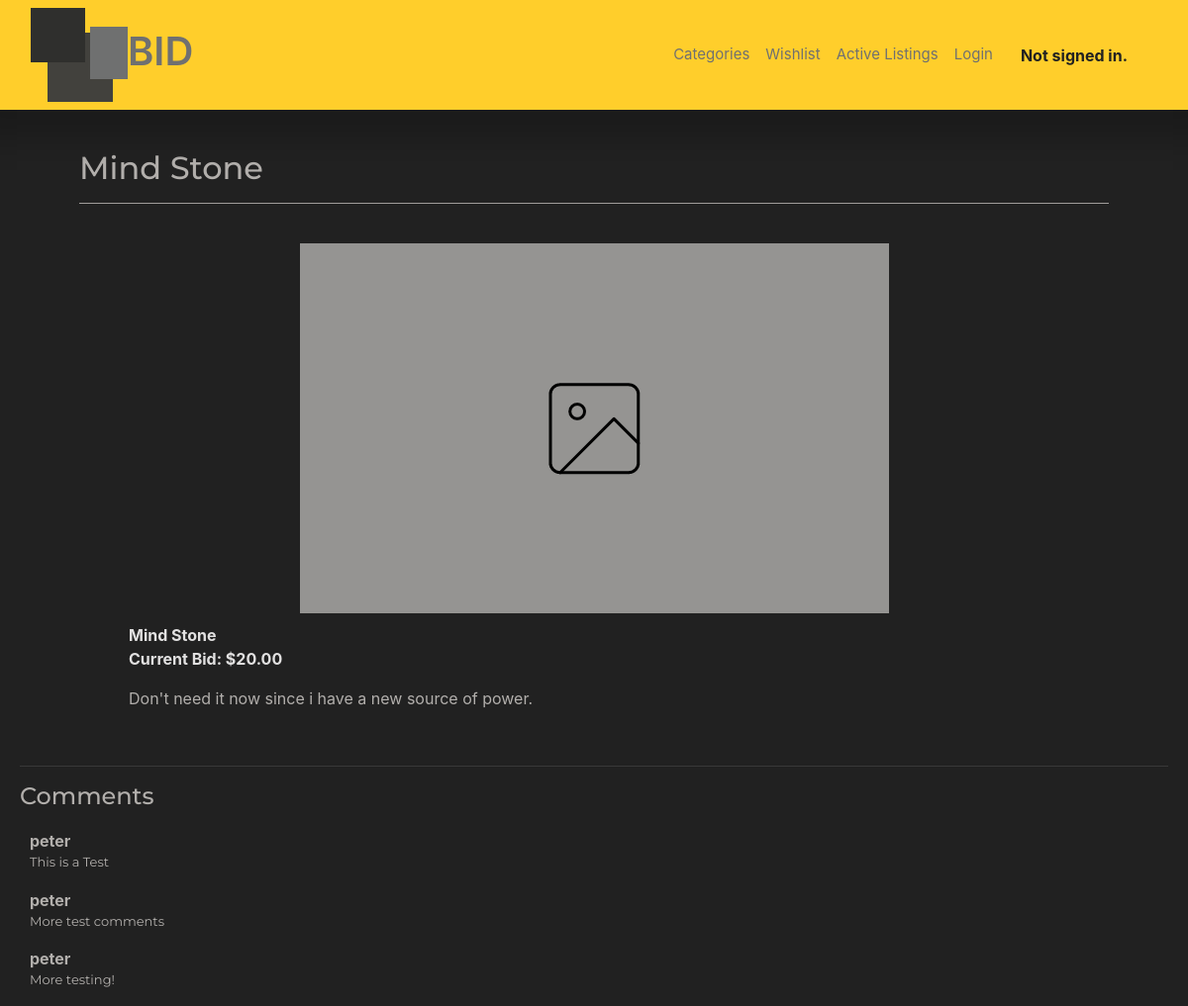
The page /1 on the database its author committed.
### auctions/models.py (models this page shows, shortened)
class auctionListings(models.Model):
    title = models.CharField( null=True, max_length=80)
    description = models.TextField(null=True, max_length=4000)
    startingPrice = models.FloatField(null=True,)
    imgUrl = models.URLField(max_length=200, null=True, blank=True)
    category = models.ForeignKey(categories, on_delete=models.CASCADE, null=True, related_name='all_listings')
    user = models.ForeignKey(User, null=True, on_delete=models.PROTECT, related_name='my_listings')
    topBid = models.FloatField(null=True, blank=True,)
    buyer = models.ForeignKey(User, null=True, blank=True, max_length=80, on_delete=models.PROTECT, related_name='bought_listings')
    status = models.BooleanField(null=True, default=True)
    watchers = models.ManyToManyField(User, blank=True, related_name='watching')

class listingsComments(models.Model):
    user = models.ForeignKey(User, on_delete=models.CASCADE)
    comments = models.CharField(max_length=80)
    listing_id = models.ForeignKey(auctionListings, on_delete=models.CASCADE, null=True, related_name='get_comments')

class User(AbstractUser):
    pass
    def __str__(self):
        return f"{self.username}"

### auctions/views.py (the view)
# urls.py: path("<int:listing_id>", views.listing_page, name='listing_page'),
def listing_page(request, listing_id):
    listing = auctionListings.objects.get(pk=listing_id)
    loggedIn = False
    message = None
    if request.user.is_authenticated:
        loggedIn = True
        if request.user in listing.watchers.all():
            wishlisted = True
        else:
            wishlisted = False
        if request.method == "POST":
            bidForm = BidForm(request.POST)
            commentForm = CommentForm(request.POST)
            if bidForm and bidForm.is_valid():
                bid = float(request.POST['bids'])
                if bid >= listing.startingPrice and listing.topBid is None or bid > listing.topBid:
                    bid = bidForm.save(commit=False)
                    bid.user = request.user
                    bid.listing_id = listing
                    bid.save()
                    listing.topBid = bid.bids
                    listing.save()
                    message = 'Your bid has been placed!'
                else:
                    message = 'Bid is too low.'
            elif commentForm.is_valid():
                comment = commentForm.save(commit=False)
                comment.user = request.user
                comment.listing_id = listing
                comment.save()
                message = 'Comment posted!'
            return render(request, "auctions/listing_page.html",{
            'listing': listing,
            'bid_option': BidForm(),
            'comments': listing.get_comments.all(),
            'leave_comment': CommentForm(),
            'loggedIn': loggedIn,
            'message': message,
            'wishlisted': wishlisted
            })
        return render(request, "auctions/listing_page.html",{
        'listing': listing,
        'bid_option': BidForm(),
        'comments': listing.get_comments.all(),
        'leave_comment': CommentForm(),
        'loggedIn': loggedIn,
        'wishlisted': wishlisted
        })
    else:
        return render(request, "auctions/listing_page.html",{
        'listing': listing,
        'comments': listing.get_comments.all(),
        'loggedIn': loggedIn,
        })

### auctions/templates/auctions/listing_page.html (shortened to what this page needs)
{% extends "auctions/layout.html" %}
{%load static %}
{% block body %}
    <div class='title'>
        <h2>{{listing.title}}</h2>
        <hr>
    </div>
    <div class='listing-container'>
        {%if listing.imgUrl is None %}
            <div class='listing-page-img'>
                <img  src="{% static 'auctions/assets/img-placeholder.png' %}" alt='Listed Item'>
            </div>
        {% else %}
            <div class='listing-page-img'>
                <img  src='{{listing.imgUrl}}' alt='Listed Item'>
            </div>
        {% endif %}
        <div class='listing-page-details'>
            <div class='listing-page-title'><strong>{{listing.title}}</strong></div>
            {%if listing.topBid is None %}
                <div class='listing-page-price'>
                    <strong><p>Current Bid: ${{listing.startingPrice|floatformat:2}}</p></strong>
                </div>
            {% else %}
                <div class='listing-page-price'>
                    <strong><p>Current Bid: ${{listing.topBid|floatformat:2}}</p></strong>
                </div>
            {% endif %}
            <div class='listing-page-description'>
                <p>{{ listing.description}}<p>
            </div>
        </div>
    </div>
    <div class='comments-title-container'>
        <hr class='listing-to-comment-break'>
        <h4>Comments</h4>
    </div>
    <div class='comments-container'>
        {%for comment in comments %}
            <div class='comment item'>
                <p class='users-name'><strong>{{comment.user}}</strong></p>
                <p class='users-comment'>{{comment.comments}}</p>
            </div>
        {% endfor %}
    </div>
{% endblock %}

### auctions/static/auctions/styles.css (style rules this page uses)
body { background: #212121; color: #B2AFAC; }
hr { background: #B2AFAC; }
.title { margin: 0 80px; font-family: 'Montserrat', sans-serif; }
.listing-container { display: flex; flex-direction: column; margin: 40px 100px; }
.listing-page-title, .listing-page-price { color: rgb(226, 225, 225); }
.listing-page-img { align-self: center; width: 595px; }
.listing-page-img img { max-width: 595px; max-height: auto; }
.listing-page-details { margin: 10px 0 0 30px; }
.comments-container { margin: 0 30px; }
.comments-title-container { margin: 0 20px; font-family: 'Montserrat', sans-serif; padding-bottom: 10px; }
.listing-to-comment-break { background:#3f3f3f; }
.users-name { margin-bottom: 0; }
.users-comment { font-family: 'Montserrat', sans-serif; font-size: 13px; }

### rows shown on the page
auctionListings: title "Mind Stone", startingPrice "20.00", description "Don't need it now since i have a new source of power."
listingsComments: user "peter", comments "This is a Test"
listingsComments: user "peter", comments "More test comments"
listingsComments: user "peter", comments "More testing!"
